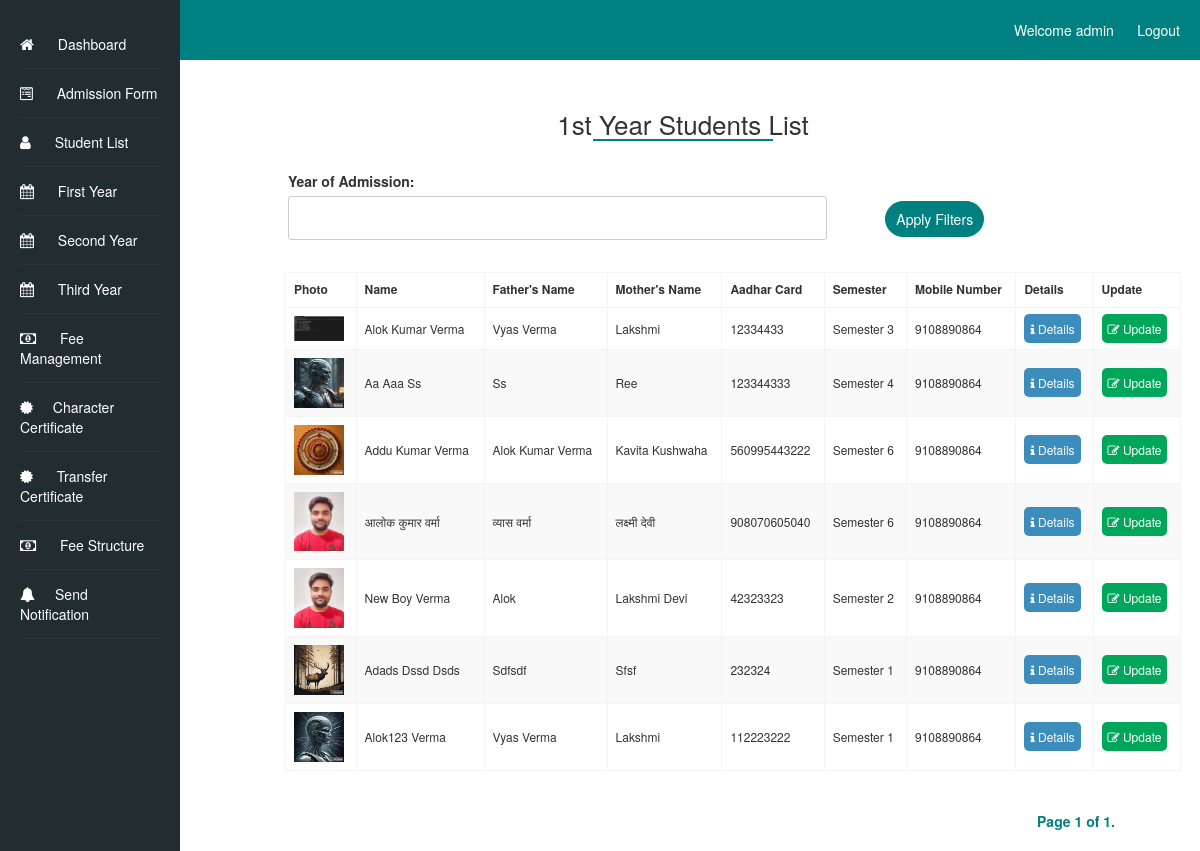
The page /student-list/first_year/ (signed in) on the database as committed earlier.
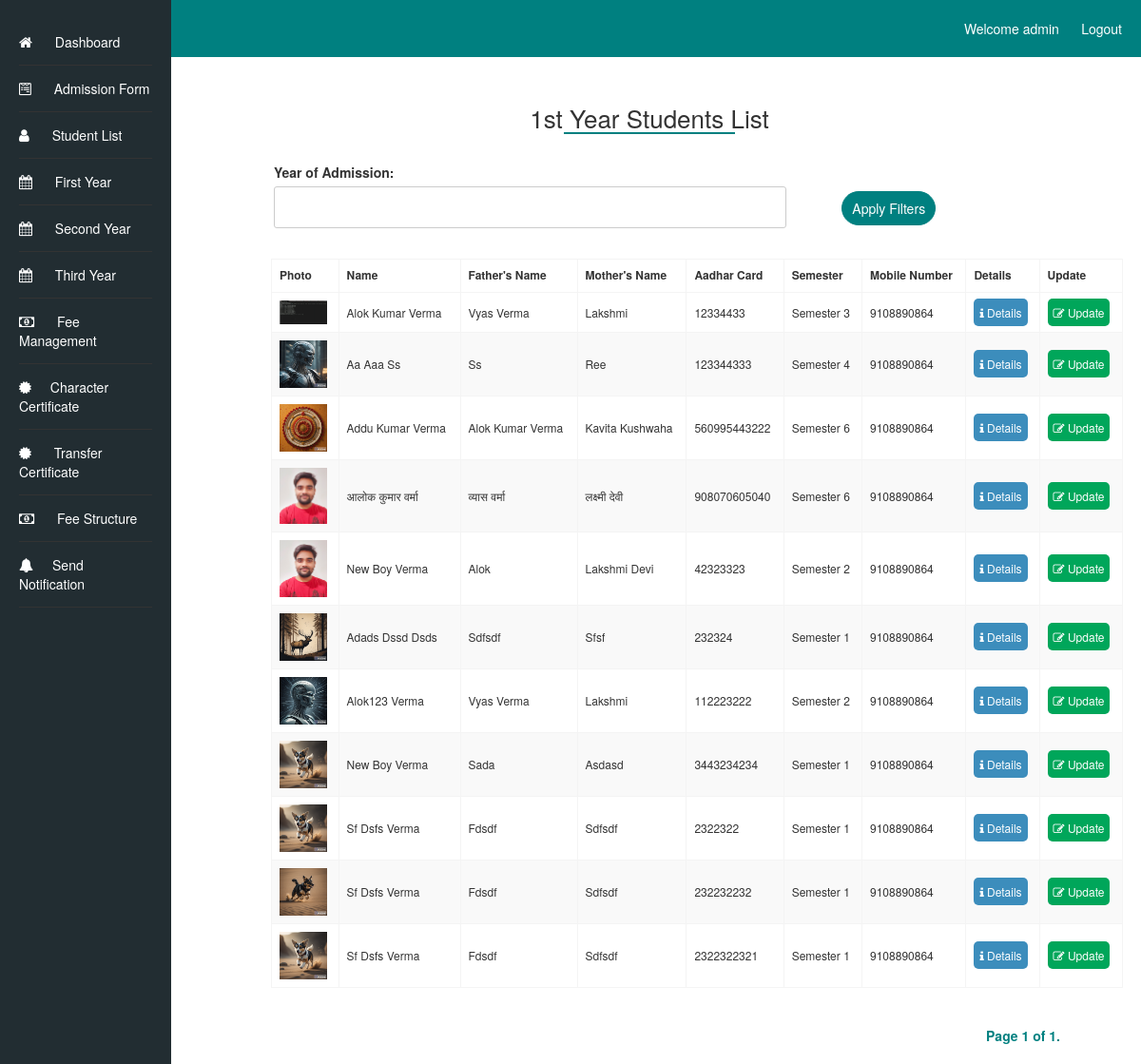
The same page on the database as committed later.
### admissionapp/models.py (models this page shows, shortened)
class AdmissionForm(models.Model):
    first_name = models.CharField(max_length=50)
    middle_name = models.CharField(max_length=50, blank=True,)
    last_name = models.CharField(max_length=50, blank=True,)
    father_name = models.CharField(max_length=100)
    mother_name = models.CharField(max_length=100)
    photo = models.ImageField(upload_to='admission_photos/')
    marks_10th = models.DecimalField(max_digits=5, decimal_places=2)
    marks_12th = models.DecimalField(max_digits=5, decimal_places=2)
    admission_batch = models.CharField(max_length=20)
    school_details_12th = models.TextField()
    school_details_10th = models.TextField()
    address = models.TextField()
    pass_out_year_12th = models.IntegerField()
    pass_out_year_10th = models.IntegerField()
    admission_date = models.DateField()
    caste = models.CharField(max_length=20)
    roll_number_12th = models.CharField(max_length=20)
    roll_number_10th = models.CharField(max_length=20)
    aadhar_number = models.CharField(max_length=12, unique=True)
    mobile_number = models.CharField(max_length=10)
    date_of_birth = models.DateField()
    subjects = models.CharField(max_length=1000)
    registration_number = models.CharField(max_length=20, blank=True)
    current_semester = models.CharField(max_length=20, blank=True)

### student_list/views.py (the view)
# urls.py: path('first_year/', views.first_year, name='first_year'),
@login_required
def first_year(request):
    first_year_students = AdmissionForm.objects.filter(admission_batch='1')
    year_filter_form = AdmissionYearFilterForm(request.GET)
    if year_filter_form.is_valid():
        admission_year = year_filter_form.cleaned_data.get('admission_year')
        if admission_year:
            first_year_students = first_year_students.filter(admission_date__year=admission_year)
    page = request.GET.get('page')
    paginator = Paginator(first_year_students, 20)  # Display 10 students per page, you can adjust this number as needed
    first_year_students = paginator.get_page(page)
    context = {
        'first_year_students': first_year_students,
        'year_filter_form': year_filter_form,
    }
    return render(request, 'student_list/first_year.html', context)

### student_list/forms.py
class AdmissionYearFilterForm(forms.Form):
    admission_year = forms.IntegerField(label='Year of Admission', required=False)

### student_list/templates/student_list/first_year.html (shortened to what the changed rows need)
<!DOCTYPE html>
<html>
<head>
    <link rel="stylesheet" type="text/css" href="/static/styles.css">
    <link rel="stylesheet" href="https://cdnjs.cloudflare.com/ajax/libs/font-awesome/4.7.0/css/font-awesome.min.css">
    <link rel="stylesheet" href="/static/bootstrap.min.css">
</head>
<body>
    <div class="container-fluid">
        <div class="content">
            <h1 class="student_heading">1st Year Students List</h1>
            <table class="student_list_tab">
                <thead>
                    <tr>
                        <th class="photo-column">Photo</th>
                        <th class="name-column">Name</th>
                        <th class="father-name-column">Father's Name</th>
                        <th class="mother-name-column">Mother's Name</th>
                        <th class="aadhar-column">Aadhar Card</th>
                        <th class="admission-class-column">Semester</th>
                        <th class="mobile-number-column">Mobile Number</th>
                        <th>Details</th>
                        <th>Update</th>
                    </tr>
                </thead>
                <tbody>
                    {% for student in first_year_students %}
                        <tr>
                            <td class="photo-column"><img src="{{ student.photo.url }}" alt="{{ student.first_name }} {{ student.last_name }} Photo" width="50"></td>
                            <td class="name-column">{{ student.first_name }} {{ student.middle_name }} {{ student.last_name }}</td>
                            <td class="father-name-column">{{ student.father_name }}</td>
                            <td class="mother-name-column">{{ student.mother_name }}</td>
                            <td class="aadhar-column">{{ student.aadhar_number }}</td>
                            <td class="admission-class-column">Semester {{ student.current_semester}}</td>
                            <td class="mobile-number-column">{{ student.mobile_number }}</td>
                            <td><a href="{% url 'student_details' student.id %}" class="details_btn"><i class="fa fa-info"></i> Details</a></td>
                            <td><a href="{% url 'update_student_first_year' student.id %}" class="update_btn"><i class="fa fa-edit"></i> Update</a></td>
                        </tr>
                    {% endfor %}
                </tbody>
            </table>
        </div>
    </div>
</body>
</html>

Rows that differ between the two databases and show on the page:
changed AdmissionForm "Alok123": current_semester "1" → "2"
added AdmissionForm: photo (picture), first_name "New", middle_name "Boy", last_name "Verma", father_name "Sada", mother_name "Asdasd", aadhar_number "3443234234", current_semester "1", mobile_number "9108890864"
added AdmissionForm: photo (picture), first_name "Sf", middle_name "Dsfs", last_name "Verma", father_name "Fdsdf", mother_name "Sdfsdf", aadhar_number "2322322", current_semester "1", mobile_number "9108890864"
added AdmissionForm: photo (picture), first_name "Sf", middle_name "Dsfs", last_name "Verma", father_name "Fdsdf", mother_name "Sdfsdf", aadhar_number "232232232", current_semester "1", mobile_number "9108890864"
added AdmissionForm: photo (picture), first_name "Sf", middle_name "Dsfs", last_name "Verma", father_name "Fdsdf", mother_name "Sdfsdf", aadhar_number "2322322321", current_semester "1", mobile_number "9108890864"
